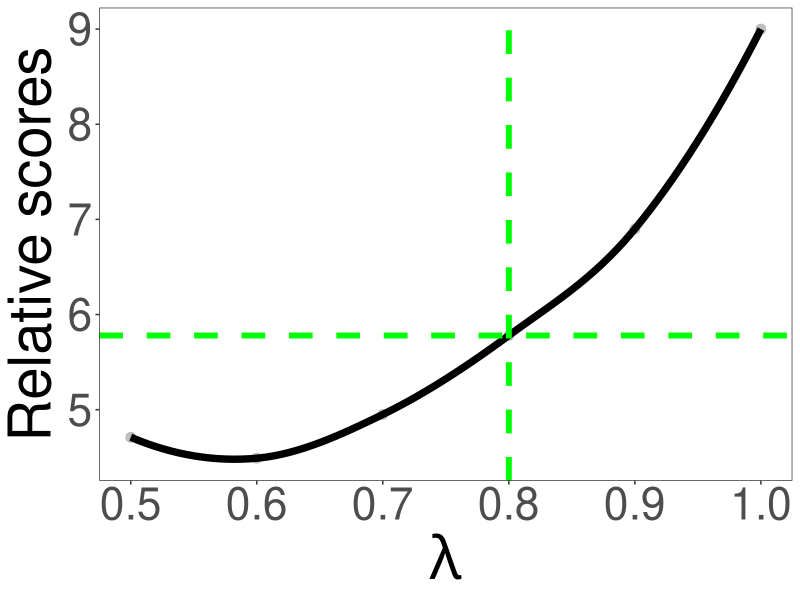

The R source for this figure:
# Load required libraries
library(ggplot2)

# Create a data frame with the provided data
data <- data.frame(
  lambda = c(0.5, 0.6, 0.7, 0.8, 0.9, 1.0),
  score = c(4.71, 4.49, 4.95, 5.78, 6.90, 9.00)
)

# Create the plot using ggplot2
plot <- ggplot(data, aes(x = lambda, y = score)) +
  geom_point(color = "grey", size = 3) +
  geom_smooth(color = "black", size = 2.5) +

  theme_bw()+
  theme(panel.grid.major = element_blank(),
        panel.grid.minor = element_blank())+
  xlab(expression(lambda))+
  ylab('Relative scores')+
  geom_hline(aes(yintercept=5.78),linetype="dashed",color="green",size=2)+
  geom_vline(aes(xintercept=0.8),linetype="dashed",color="green",size=2)+
  
  theme(axis.title.x = element_text(size = 42))+
  theme(axis.title.y = element_text(size = 42))+
  theme(axis.text.x = element_text(size = 32))+
  theme(axis.text.y = element_text(size = 32))



# Display the plot
print(plot)
